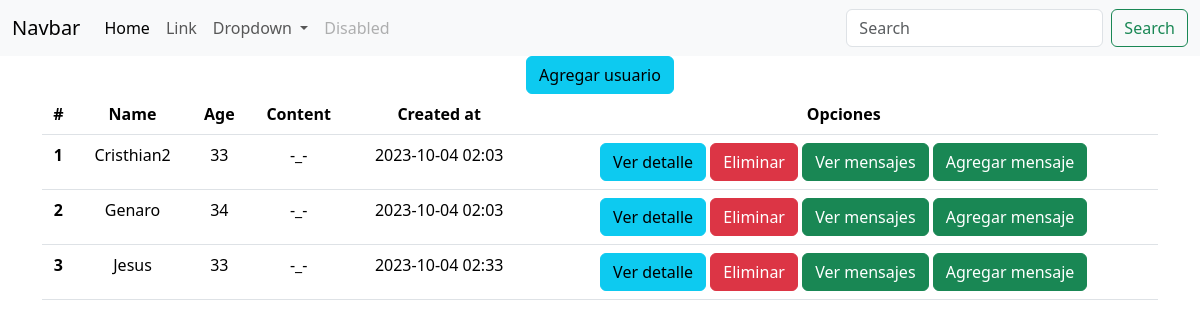
/users, run on an earlier commit of the app's database.
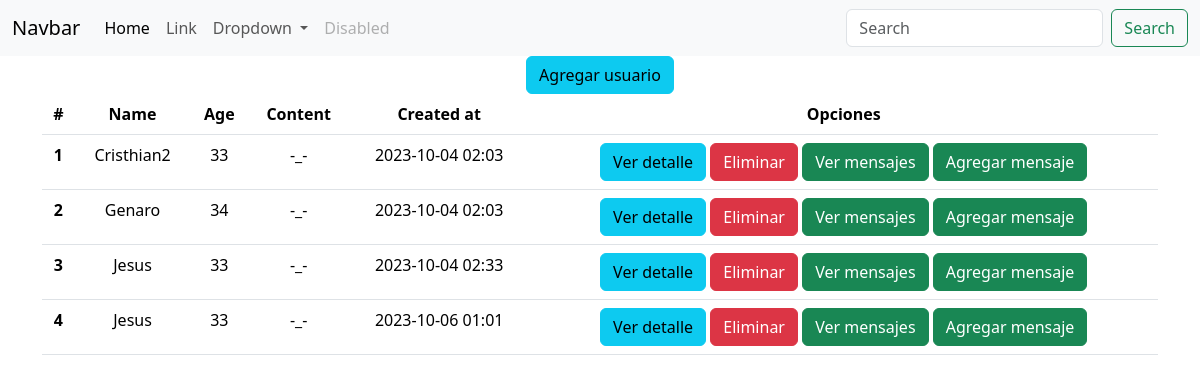
And on a later commit of the database.
### 04/main.py (models this page shows, shortened)
class User(db.Model):
    id = db.Column(db.Integer, primary_key=True)
    name = db.Column(db.String(150), nullable=False)
    age = db.Column(db.Integer, nullable=False)
    content = db.Column(db.Text, nullable=True)
    created_at = db.Column(db.DateTime(timezone=True), server_default=func.now())

### 04/main.py (the view)
@app.route('/users')
def users():
    users_data = User.query.all()
    return render_template("users.html", users=users_data)

### 04/templates/users.html (shortened to what this page needs)
{% extends 'base.html' %}
{% block body %}
<a href="{{ url_for('users_add') }}" class="btn btn-info">Agregar usuario</a>
<table class="table">
    <thead>
      <tr>
        <th scope="col">#</th>
        <th scope="col">Name</th>
        <th scope="col">Age</th>
        <th scope="col">Content</th>
        <th scope="col">Created at</th>
        <th scope="col">Opciones</th>
      </tr>
    </thead>
    <tbody>
      {% for user in users %}
      <tr>
        <th scope="row">{{ user.id }}</th>
        <td>{{ user.name|title }}</td>
        <td>{{ user.age }}</td>
        {% if user.content %}
        <td>{{ user.content|safe }}</td>
        {% else %}
        <td>-_-</td>
        {% endif %}
        <td>{{ user.created_at.strftime("%Y-%m-%d %I:%M") }}</td>
        <td>
          <a class="btn btn-info" href="{{ url_for('users_by_id', id=user.id) }}">Ver detalle</a>
          <a class="btn btn-danger" href="{{ url_for('users_delete', id=user.id) }}">Eliminar</a>
          <a class="btn btn-success" href="{{ url_for('messages_by_user', user_id=user.id) }}">Ver mensajes</a>
          <a class="btn btn-success" href="{{ url_for('messages_by_user_add', user_id=user.id) }}">Agregar mensaje</a>
        </td>
      </tr>
      {% endfor %}
    </tbody>
  </table>
{% endblock %}

What changed in the data, as far as the page shows it:
added User: id "4", name "Jesus", age "33", shows "-_-", created_at "2023-10-06 01:01"
